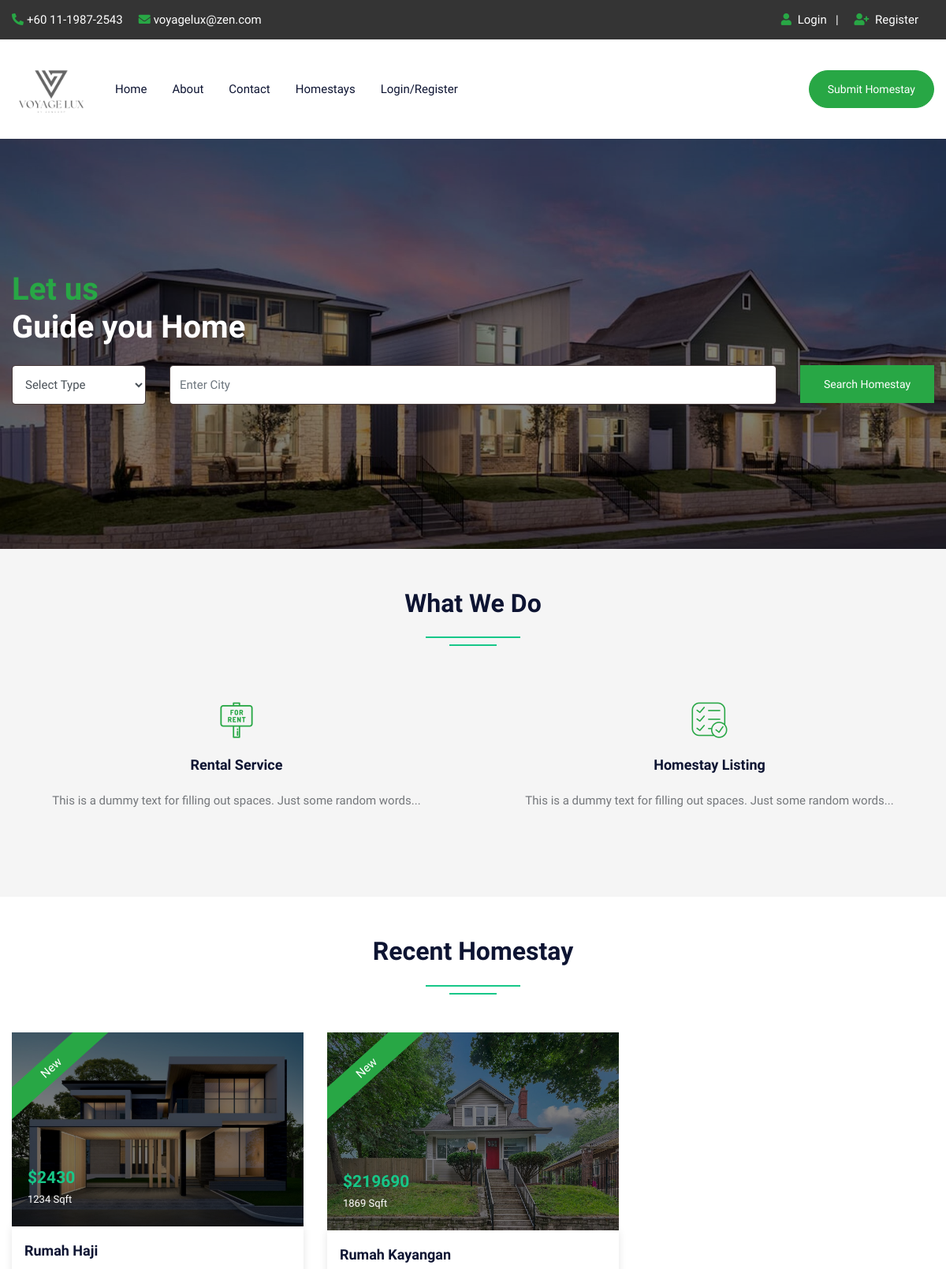
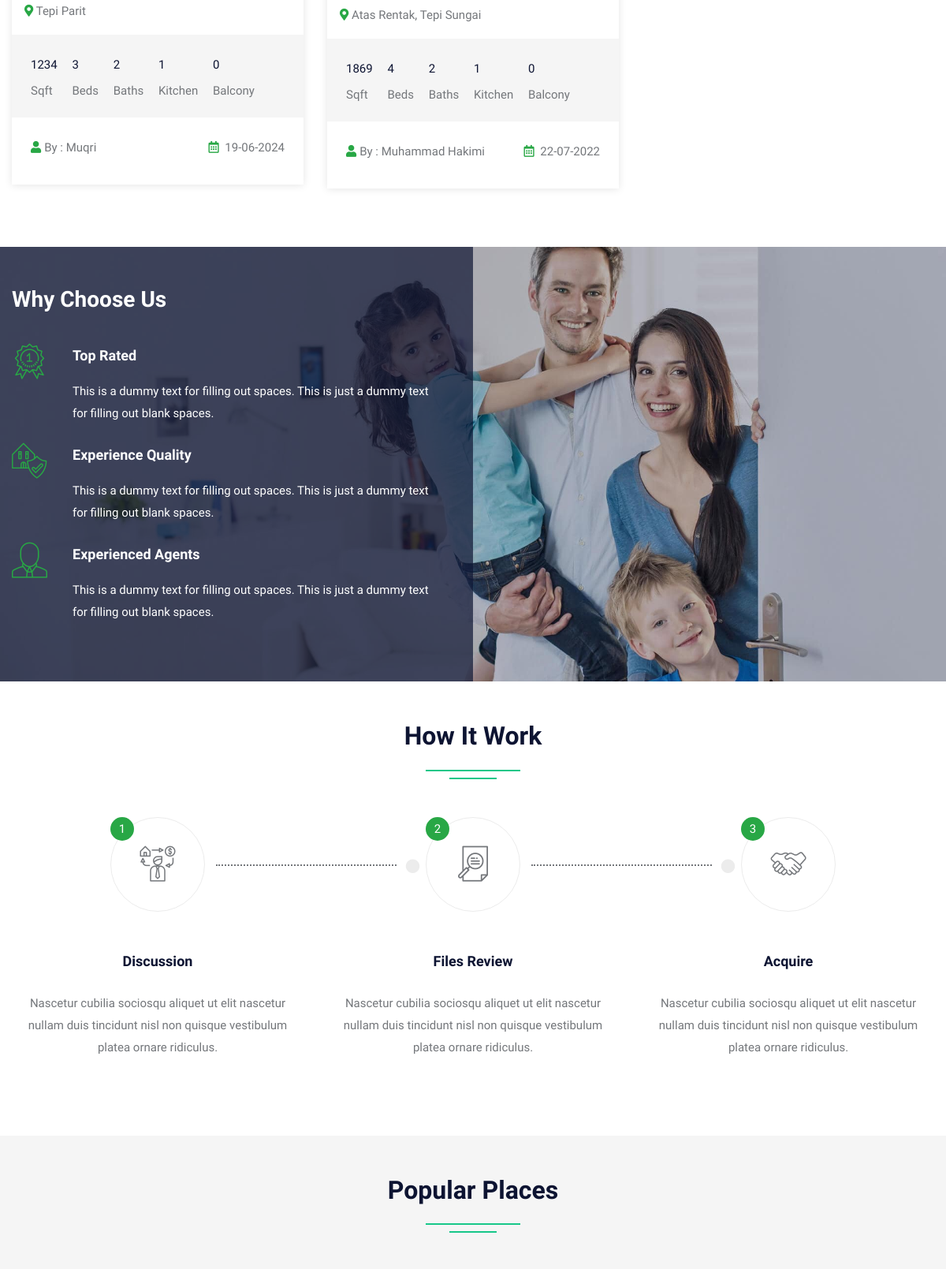
The page / (upper part) on the database its author committed (2 pictures, top to bottom).
### tables this page shows
CREATE TABLE `homestay` (
  `pid` int(50) NOT NULL,
  `title` varchar(200) NOT NULL,
  `pcontent` longtext NOT NULL,
  `type` varchar(100) NOT NULL,
  `bhk` varchar(50) NOT NULL,
  `bedroom` int(50) NOT NULL,
  `bathroom` int(50) NOT NULL,
  `balcony` int(50) NOT NULL,
  `kitchen` int(50) NOT NULL,
  `hall` int(50) NOT NULL,
  `floor` varchar(50) NOT NULL,
  `size` int(50) NOT NULL,
  `price` int(50) NOT NULL,
  `location` varchar(200) NOT NULL,
  `city` varchar(100) NOT NULL,
  `state` varchar(100) NOT NULL,
  `feature` longtext NOT NULL,
  `pimage` varchar(300) NOT NULL,
  `pimage1` varchar(300) NOT NULL,
  `pimage2` varchar(300) NOT NULL,
  `pimage3` varchar(300) NOT NULL,
  `pimage4` varchar(300) NOT NULL,
  `uid` int(50) NOT NULL,
  `status` varchar(50) NOT NULL,
  `mapimage` varchar(300) NOT NULL,
  `topmapimage` varchar(300) NOT NULL,
  `groundmapimage` varchar(300) NOT NULL,
  `totalfloor` varchar(50) NOT NULL,
  `date` datetime NOT NULL DEFAULT current_timestamp(),
  `isFeatured` int(11) DEFAULT NULL
);

CREATE TABLE `user` (
  `uid` int(50) NOT NULL,
  `uname` varchar(100) NOT NULL,
  `uemail` varchar(100) NOT NULL,
  `uphone` varchar(20) NOT NULL,
  `upass` varchar(50) NOT NULL,
  `uimage` varchar(300) NOT NULL
);

### index.php (the view, shortened to what this page needs)
<?php
include("config.php");
?>
<!DOCTYPE html>
<html lang="en">
<head>
<link rel="stylesheet" type="text/css" href="css/bootstrap.min.css">
<link rel="stylesheet" type="text/css" href="css/bootstrap-slider.css">
<link rel="stylesheet" type="text/css" href="css/jquery-ui.css">
<link rel="stylesheet" type="text/css" href="css/layerslider.css">
<link rel="stylesheet" type="text/css" href="css/color.css" id="color-change">
<link rel="stylesheet" type="text/css" href="css/owl.carousel.min.css">
<link rel="stylesheet" type="text/css" href="css/font-awesome.min.css">
<link rel="stylesheet" type="text/css" href="fonts/flaticon/flaticon.css">
<link rel="stylesheet" type="text/css" href="css/style.css">
</head>
<body>
<div id="page-wrapper">
    <div class="row">
		<?php include("include/header.php");?>
        <div class="overlay-black w-100 slider-banner1 position-relative" style="background-image: url('images/banner/rshmpg.jpg'); background-size: cover; background-position: center center; background-repeat: no-repeat;">
            <div class="container h-100">
                <div class="row h-100 align-items-center">
                    <div class="col-lg-12">
                        <div class="text-white">
                            <h1 class="mb-4"><span class="text-success">Let us</span><br>
                            Guide you Home</h1>
                            <form method="post" action="homestaygrid.php">
                                <div class="row">
                                    <div class="col-md-6 col-lg-2">
                                        <div class="form-group">
                                            <select class="form-control" name="type">
                                                <option value="">Select Type</option>
                                            </select>
                                        </div>
                                    </div>
                                    <div class="col-md-8 col-lg-8">
                                        <div class="form-group">
                                            <input type="text" class="form-control" name="city" placeholder="Enter City" required>
                                        </div>
                                    </div>
                                    <div class="col-md-4 col-lg-2">
                                        <div class="form-group">
                                            <button type="submit" name="filter" class="btn btn-success w-100">Search Homestay</button>
                                        </div>
                                    </div>
                                </div>
                            </form>
                        </div>
                    </div>
                </div>
            </div>
        </div>
        <div class="full-row bg-gray">
            <div class="container">
                <div class="row">
                    <div class="col-lg-12">
                        <h2 class="text-secondary double-down-line text-center mb-5">What We Do</h2></div>
                </div>
                <div class="text-box-one">
                    <div class="row">
                        <div class="col-lg-6 col-md-6">
                            <div class="p-4 text-center hover-bg-white hover-shadow rounded mb-4 transation-3s">
								<i class="flaticon-for-rent text-success flat-medium" aria-hidden="true"></i>
                                <h5 class="text-secondary hover-text-success py-3 m-0"><a href="#">Rental Service</a></h5>
                                <p>This is a dummy text for filling out spaces. Just some random words...</p>
                            </div>
                        </div>
                        <div class="col-lg-6 col-md-6">
                            <div class="p-4 text-center hover-bg-white hover-shadow rounded mb-4 transation-3s">
								<i class="flaticon-list text-success flat-medium" aria-hidden="true"></i>
                                <h5 class="text-secondary hover-text-success py-3 m-0"><a href="#">Homestay Listing</a></h5>
                                <p>This is a dummy text for filling out spaces. Just some random words...</p>
                            </div>
                        </div>
                    </div>
                </div>
            </div>
        </div>
        <div class="full-row">
            <div class="container">
                <div class="row">
                    <div class="col-md-12">
                        <h2 class="text-secondary double-down-line text-center mb-4">Recent Homestay</h2>
                    </div>
                    <div class="col-md-12">
                        <div class="tab-content mt-4" id="pills-tabContent">
                            <div class="tab-pane fade show active" id="pills-home" role="tabpanel" aria-labelledby="pills-home">
                                <div class="row">
									<?php $query=mysqli_query($con,"SELECT homestay.*, user.uname,user.uimage FROM `homestay`,`user` WHERE homestay.uid=user.uid ORDER BY date DESC LIMIT 9");
										while($row=mysqli_fetch_array($query))
										{
									?>
                                    <div class="col-md-6 col-lg-4">
                                        <div class="featured-thumb hover-zoomer mb-4">
                                            <div class="overlay-black overflow-hidden position-relative"> <img src="homestay/<?php echo $row['17'];?>" alt="pimage">
                                                <div class="featured bg-success text-white">New</div>
                                                <div class="price text-primary"><b>$<?php echo $row['12'];?> </b><span class="text-white"><?php echo $row['11'];?> Sqft</span></div>
                                            </div>
                                            <div class="featured-thumb-data shadow-one">
                                                <div class="p-3">
                                                    <h5 class="text-secondary hover-text-success mb-2 text-capitalize"><a href="homestaydetail.php?pid=<?php echo $row['0'];?>"><?php echo $row['1'];?></a></h5>
                                                    <span class="location text-capitalize"><i class="fas fa-map-marker-alt text-success"></i> <?php echo $row['13'];?></span> </div>
                                                <div class="bg-gray quantity px-4 pt-4">
                                                    <ul>
                                                        <li><span><?php echo $row['11'];?></span> Sqft</li>
                                                        <li><span><?php echo $row['5'];?></span> Beds</li>
                                                        <li><span><?php echo $row['6'];?></span> Baths</li>
                                                        <li><span><?php echo $row['8'];?></span> Kitchen</li>
                                                        <li><span><?php echo $row['7'];?></span> Balcony</li>
                                                    </ul>
                                                </div>
                                                <div class="p-4 d-inline-block w-100">
                                                    <div class="float-left text-capitalize"><i class="fas fa-user text-success mr-1"></i>By : <?php echo $row['uname'];?></div>
                                                    <div class="float-right"><i class="far fa-calendar-alt text-success mr-1"></i> <?php echo date('d-m-Y', strtotime($row['date']));?></div>
                                                </div>
                                            </div>
                                        </div>
                                    </div>
									<?php } ?>
                                </div>
                            </div>
                        </div>
                    </div>
                </div>
            </div>
        </div>
        <div class="full-row living bg-one overlay-secondary-half" style="background-image: url('images/01.jpg'); background-size: cover; background-position: center center; background-repeat: no-repeat;">
            <div class="container">
                <div class="row">
                    <div class="col-md-12 col-lg-6">
                        <div class="living-list pr-4">
                            <h3 class="pb-4 mb-3 text-white">Why Choose Us</h3>
                            <ul>
                                <li class="mb-4 text-white d-flex">
									<i class="flaticon-reward flat-medium float-left d-table mr-4 text-success" aria-hidden="true"></i>
									<div class="pl-2">
										<h5 class="mb-3">Top Rated</h5>
										<p>This is a dummy text for filling out spaces. This is just a dummy text for filling out blank spaces.</p>
									</div>
                                </li>
                                <li class="mb-4 text-white d-flex">
									<i class="flaticon-real-estate flat-medium float-left d-table mr-4 text-success" aria-hidden="true"></i>
									<div class="pl-2">
										<h5 class="mb-3">Experience Quality</h5>
										<p>This is a dummy text for filling out spaces. This is just a dummy text for filling out blank spaces.</p>
									</div>
                                </li>
                                <li class="mb-4 text-white d-flex">
									<i class="flaticon-seller flat-medium float-left d-table mr-4 text-success" aria-hidden="true"></i>
									<div class="pl-2">
										<h5 class="mb-3">Experienced Agents</h5>
										<p>This is a dummy text for filling out spaces. This is just a dummy text for filling out blank spaces.</p>
									</div>
                                </li>
                            </ul>
                        </div>
                    </div>
                </div>
            </div>
        </div>
        <div class="full-row">
            <div class="container">
                <div class="row">
                    <div class="col-lg-12">
                        <h2 class="text-secondary double-down-line text-center mb-5">How It Work</h2>
                        </div>
                </div>
                <div class="row">
                    <div class="col-md-4">
                        <div class="icon-thumb-one text-center mb-5">
                            <div class="bg-success text-white rounded-circle position-absolute z-index-9">1</div>
                            <div class="left-arrow"><i class="flaticon-investor flat-medium icon-success" aria-hidden="true"></i></div>
                            <h5 class="text-secondary mt-5 mb-4">Discussion</h5>
                            <p>Nascetur cubilia sociosqu aliquet ut elit nascetur nullam duis tincidunt nisl non quisque vestibulum platea ornare ridiculus.</p>
                        </div>
                    </div>
                    <div class="col-md-4">
                        <div class="icon-thumb-one text-center mb-5">
                            <div class="bg-success text-white rounded-circle position-absolute z-index-9">2</div>
                            <div class="left-arrow"><i class="flaticon-search flat-medium icon-success" aria-hidden="true"></i></div>
                            <h5 class="text-secondary mt-5 mb-4">Files Review</h5>
                            <p>Nascetur cubilia sociosqu aliquet ut elit nascetur nullam duis tincidunt nisl non quisque vestibulum platea ornare ridiculus.</p>
                        </div>
                    </div>
                    <div class="col-md-4">
                        <div class="icon-thumb-one text-center mb-5">
                            <div class="bg-success text-white rounded-circle position-absolute z-index-9">3</div>
                            <div><i class="flaticon-handshake flat-medium icon-success" aria-hidden="true"></i></div>
                            <h5 class="text-secondary mt-5 mb-4">Acquire</h5>
                            <p>Nascetur cubilia sociosqu aliquet ut elit nascetur nullam duis tincidunt nisl non quisque vestibulum platea ornare ridiculus.</p>
                        </div>
                    </div>
                </div>
            </div>
        </div>
        <div class="full-row bg-gray">
            <div class="container">
                <div class="row">
                    <div class="col-lg-12">
                        <h2 class="text-secondary double-down-line text-center mb-5">Popular Places</h2></div>
                </div>
            </div>
        </div>
    </div>
</div>
</body>
</html>

### css/color.css (style rules this page uses)
:root { --theme-ordinary-color: #74777b; }
:root { --theme-primary-color: #17c788; }
:root { --theme-secondary-color: #0d1432; }
:root { --theme-white-color: #fff; }
:root { --theme-light-color: #f8f8f8; }
:root { --theme-gray-color: #f5f5f5; }
:root { --theme-footer-color: #091b4b; }
:root { --theme-dark-color: #091b4b; }
:root { --text-light-color: #a3a7af; }
:root { --theme-primary-opacity-color: rgba(11, 191, 141, .8); }
:root { --theme-secondary-opacity-color: rgba(13,20,50,0.7); }
:root { --theme-white-opacity-color: rgba(255, 255, 255, 0.3); }
:root { --theme-dark-opacity-color: rgba(0, 0, 0, 0.5); }
:root { --theme-ordinary-font: 'Muli', sans-serif; }
:root { --theme-highlight-font: 'Comfortaa', cursive; }

### rows shown on the page
homestay: pimage (picture), price "2430", size "1234", title "Rumah Haji", location "Tepi Parit", bedroom "3", bathroom "2", kitchen "1", balcony "0", uid.uname "Muqri", date "19-06-2024"
homestay: pimage (picture), price "219690", size "1869", title "Rumah Kayangan", location "Atas Rentak, Tepi Sungai", bedroom "4", bathroom "2", kitchen "1", balcony "0", uid.uname "Muhammad Hakimi", date "22-07-2022"
